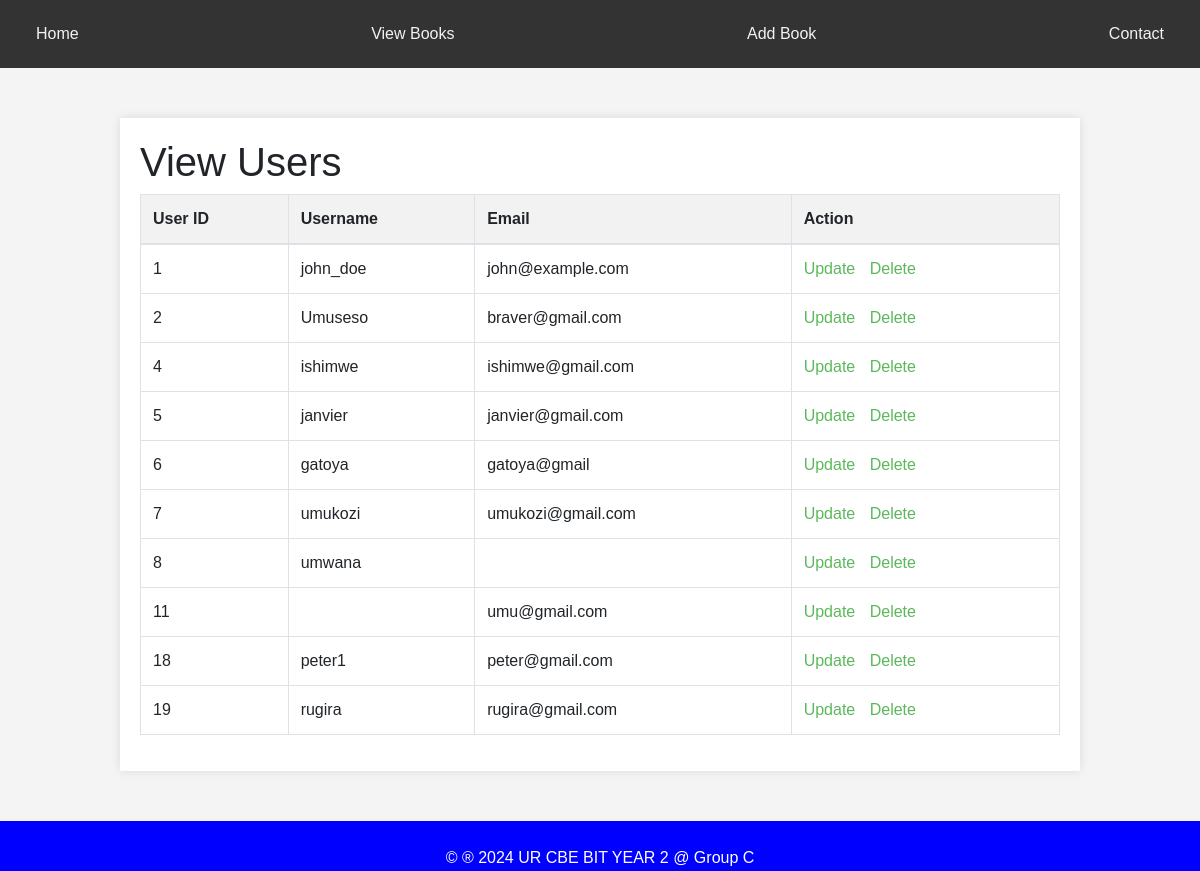
Screenshot of /userview.php with the database file from the repository.
### tables this page shows
CREATE TABLE `users` (
  `user_id` int(11) NOT NULL,
  `username` varchar(50) NOT NULL,
  `email` varchar(100) NOT NULL,
  `password` varchar(255) NOT NULL,
  `first_name` varchar(50) DEFAULT NULL,
  `last_name` varchar(50) DEFAULT NULL,
  `registration_date` timestamp NOT NULL DEFAULT current_timestamp()
);

### userview.php (the view, shortened to what this page needs)
<?php
$servername = "localhost";
$username = "root";
$password = "";
$dbname = "bookstore_db";
$conn = new mysqli($servername, $username, $password, $dbname);
$sql = "SELECT * FROM users";
$result = $conn->query($sql);
?>
<!DOCTYPE html>
<html lang="en">
<head>
    <link href="https://stackpath.bootstrapcdn.com/bootstrap/4.5.2/css/bootstrap.min.css" rel="stylesheet">
</head>
<body>
    <div class="navbar">
        <a href="./home1.html">Home</a>
        <a href="view_books.php">View Books</a>
        <a href="./bookinsert.html">Add Book</a>
        <a href="./contact.html">Contact</a>
    </div>
    <div class="container">
        <h1>View Users</h1>
        <?php
        if ($result->num_rows > 0) {
            echo "<table class='table table-bordered'>";
            echo "<thead class='bg-warning'>";
            echo "<tr>
                    <th>User ID</th>
                    <th>Username</th>
                    <th>Email</th>
                    <th>Action</th>
                  </tr>";
            echo "</thead><tbody>";
            while($row = $result->fetch_assoc()) {
                echo "<tr>
                        <td>{$row['user_id']}</td>
                        <td>{$row['username']}</td>
                        <td>{$row['email']}</td>
                        <td class='action-links'>
                            <a href='userupdate.php?id={$row['user_id']}'>Update</a>
                            <a href='userdelete.php?id={$row['user_id']}' onclick='return confirm(\"Are you sure you want to delete this user?\");'>Delete</a>
                        </td>
                      </tr>";
            }
            echo "</tbody></table>";
        } else {
            echo "<p>No users found</p>";
        }
        ?>
    </div>
    <footer>
        <p>&copy; &reg; 2024 UR CBE BIT YEAR 2 @ Group C</p>
    </footer>
</body>
</html>

### userview.php (style rules this page uses)
body { font-family: Arial, sans-serif; background-color: #f4f4f4; margin: 0; padding: 0; }
.navbar { background-color: #333; overflow: hidden; }
.navbar a { float: left; display: block; color: #f2f2f2; text-align: center; padding: 14px 20px; text-decoration: none; }
.container { width: 80%; margin: 50px auto; background-color: #fff; padding: 20px; box-shadow: 0 0 10px rgba(0, 0, 0, 0.1); }
table { width: 100%; border-collapse: collapse; }
th, td { padding: 12px; border: 1px solid #ddd; text-align: left; }
th { background-color: #f2f2f2; }
.action-links a { margin-right: 10px; color: #5cb85c; text-decoration: none; }
footer { height: 50px; text-align: center; padding: 25px; color: white; background-color: blue; }

### rows the page displays
users: user_id "1", username "john_doe", email "john@example.com"
users: user_id "2", username "Umuseso", email "braver@gmail.com"
users: user_id "4", username "ishimwe", email "ishimwe@gmail.com"
users: user_id "5", username "janvier", email "janvier@gmail.com"
users: user_id "6", username "gatoya", email "gatoya@gmail"
users: user_id "7", username "umukozi", email "umukozi@gmail.com"
users: user_id "8", username "umwana"
users: user_id "11", email "umu@gmail.com"
users: user_id "18", username "peter1", email "peter@gmail.com"
users: user_id "19", username "rugira", email "rugira@gmail.com"
